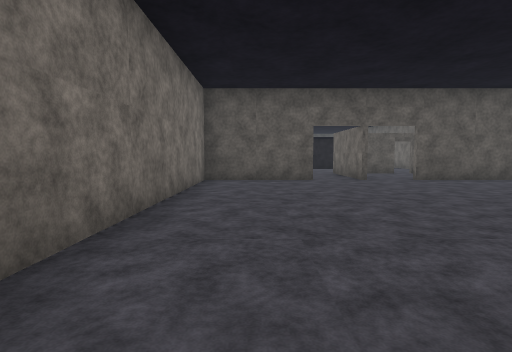
view 1 (above)

24 first-person views from a walk through a Unity game level. The camera is 1.4 m above the floor, tilts 4° down and sees 80° across. The floor is counted in squares, 2 m on a side. Each view is taken from the middle of a square. On the plan, view 1 faces up. The plan holds only what a view shows up to about 10 squares ahead; the rest is blank. The place goes on beyond the plan. Door leaves are left out, so doorways stand open.

view 2
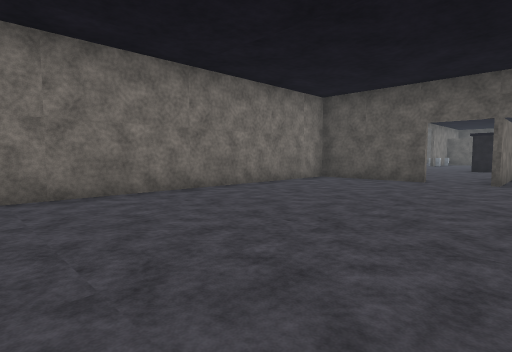

view 3
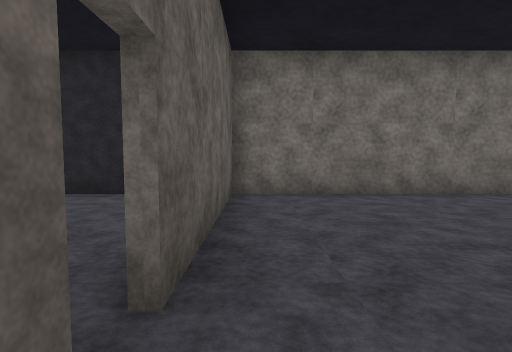

view 4
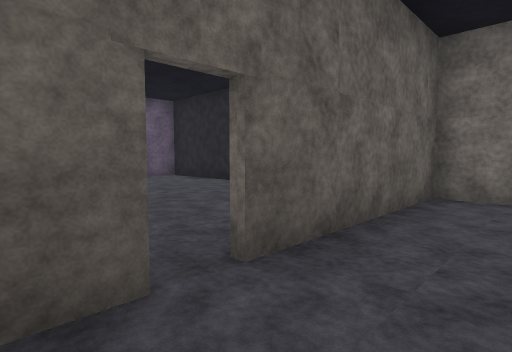

view 5
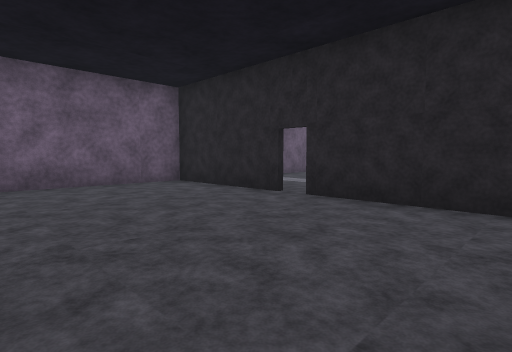

view 6
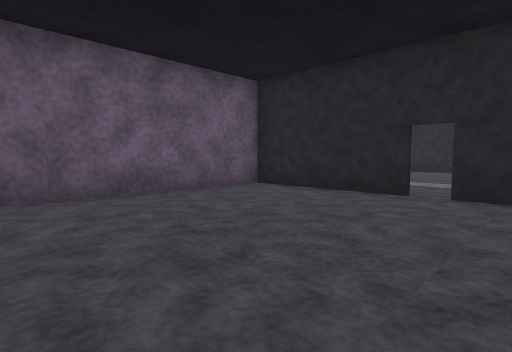

view 7
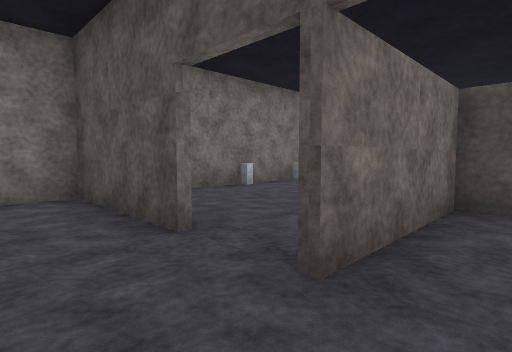

view 8
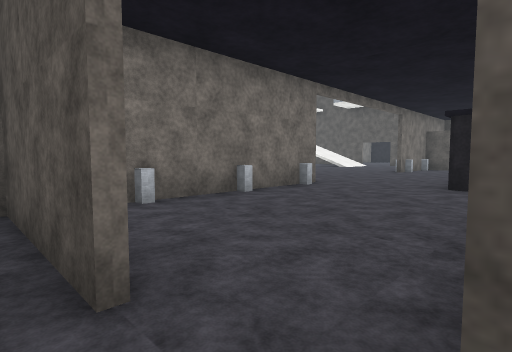

view 9
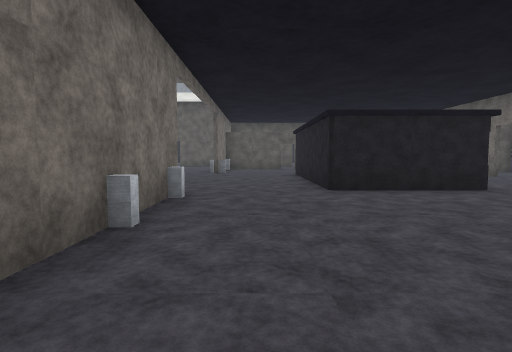

view 10
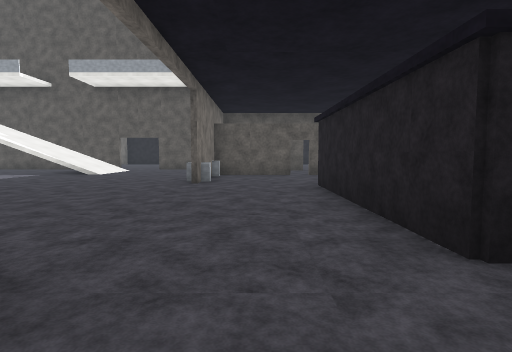

view 11
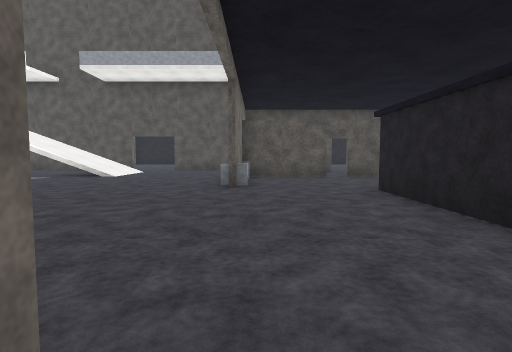

view 12
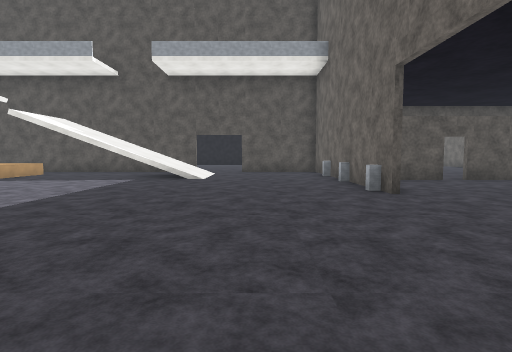

view 13
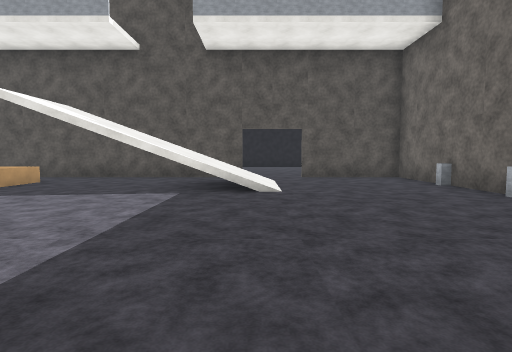

view 14
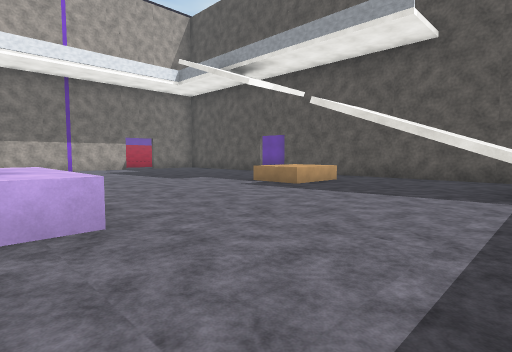

view 15
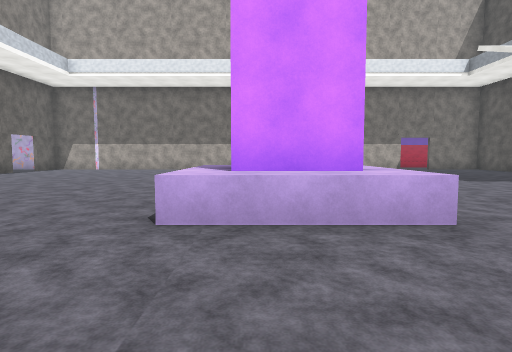

view 16
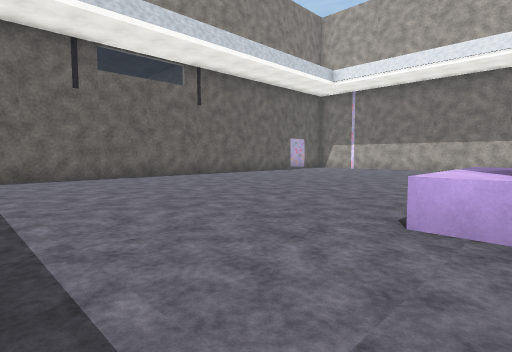

view 17
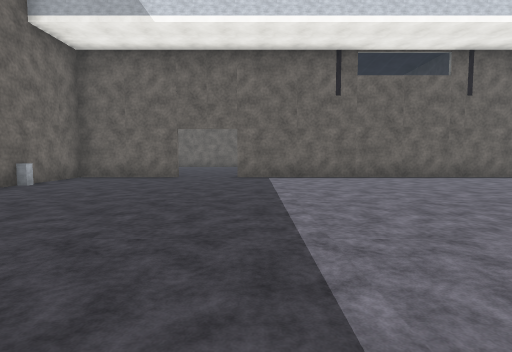

view 18
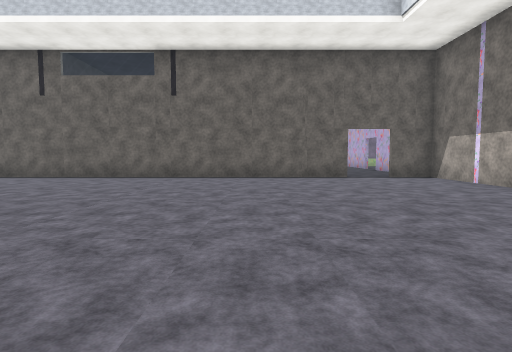

view 19
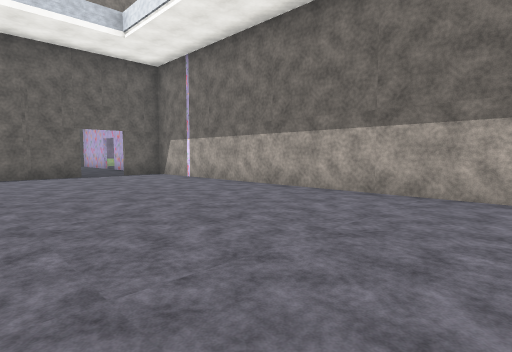

view 20
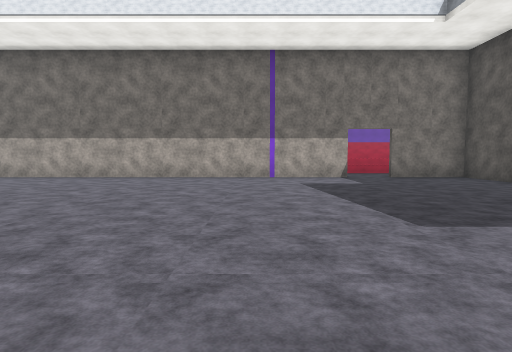

view 21
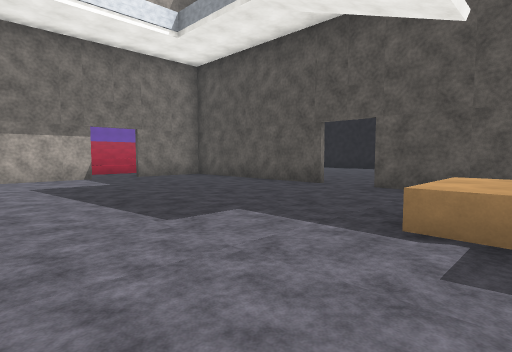

view 22
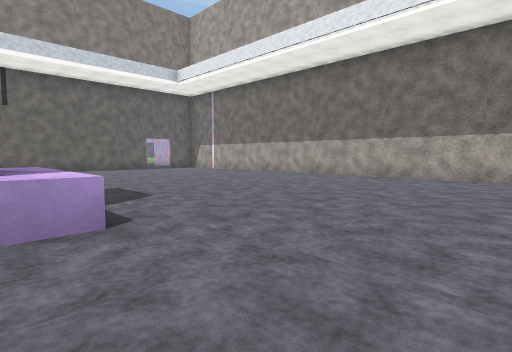

view 23
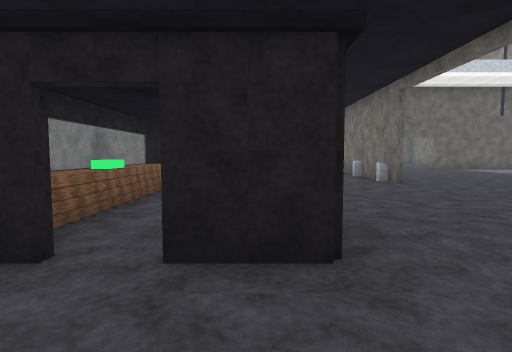

view 24
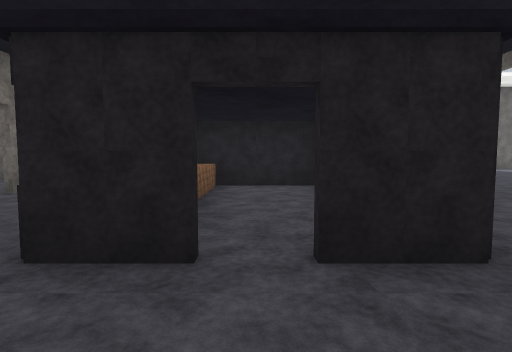

### Floor plan
Key: @ floor where view 1 was taken; # wall or solid block; x gap in a wall; . floor; / step, stairs or slope; ^ raised ledge.
Columns run from 22 left of view 1 to 4 right of it. Each row starts with its distance up from view 1.
 30      ..
 29      ..
 28       ..    #       #
 27 ######..########..###
 26 #.............///...#
 25 .........^^...///...#
 24 .........^^...///...##
 23 #...................######
 22 #...................#.....
 21 #...................#......
 20 #......................##.#
 19 #........^^^^..........#..^
 18 #........^^^^..........#..^
 17 #........^^^^..........#..^
 16 #........^^^^..........#..^
 15 #......................####
 14 #...................#......
 13 #...................#......
 12 #...................#.....
 11 #...................#....##
 10 #...................#....#.
  9 #...................#....#.
  8 #...................####...
  7 ##..############..###......
  6                     #......
  5                     #......
  4                     #......
  3                     #......
  2                     #......
  1                     #......
  0                     #.@....
 -1                     #####.#
 -2                     #.....
 -3                     #......
 -4                     x......
 -5                 ....x......
 -6                 ....#......
 -7                  .. #......
 -8                     #......
 -9                     #######

Where each view was taken, in squares from view 1:
view 1: 0 up, 0 right, facing up
view 2: 0 up, 4 right, facing up-left
view 3: 0 up, 4 right, facing left
view 4: 1 up, 4 right, facing down-left
view 5: 1 down, 3 right, facing down-left
view 6: 3 down, 4 right, facing down-left
view 7: 7 up, 4 right, facing up-left
view 8: 8 up, 3 right, facing up-left
view 9: 9 up, 0 right, facing up
view 10: 13 up, 0 right, facing up
view 11: 14 up, 1 left, facing up
view 12: 15 up, 4 left, facing up
view 13: 18 up, 6 left, facing up
view 14: 18 up, 7 left, facing up-left
view 15: 17 up, 7 left, facing left
view 16: 17 up, 7 left, facing down-left
view 17: 17 up, 7 left, facing down
view 18: 17 up, 16 left, facing down
view 19: 18 up, 16 left, facing down-left
view 20: 21 up, 12 left, facing left
view 21: 21 up, 12 left, facing up-left
view 22: 22 up, 12 left, facing down-left
view 23: 22 up, 2 right, facing down
view 24: 22 up, 3 right, facing down
